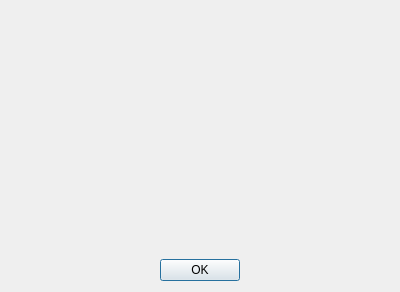
<?xml version="1.0" encoding="UTF-8"?>
<ui version="4.0">
 <class>keyerAbout</class>
 <widget class="QDialog" name="keyerAbout">
  <property name="geometry">
   <rect>
    <x>0</x>
    <y>0</y>
    <width>400</width>
    <height>292</height>
   </rect>
  </property>
  <property name="windowTitle">
   <string>Minos Voice Keyer</string>
  </property>
  <layout class="QVBoxLayout" name="verticalLayout">
   <item>
    <widget class="QLabel" name="AboutMemo">
     <property name="text">
      <string/>
     </property>
     <property name="alignment">
      <set>Qt::AlignCenter</set>
     </property>
    </widget>
   </item>
   <item>
    <layout class="QHBoxLayout" name="horizontalLayout">
     <item>
      <spacer name="horizontalSpacer">
       <property name="orientation">
        <enum>Qt::Horizontal</enum>
       </property>
       <property name="sizeHint" stdset="0">
        <size>
         <width>40</width>
         <height>20</height>
        </size>
       </property>
      </spacer>
     </item>
     <item>
      <widget class="QPushButton" name="pushButton">
       <property name="text">
        <string>OK</string>
       </property>
      </widget>
     </item>
     <item>
      <spacer name="horizontalSpacer_2">
       <property name="orientation">
        <enum>Qt::Horizontal</enum>
       </property>
       <property name="sizeHint" stdset="0">
        <size>
         <width>40</width>
         <height>20</height>
        </size>
       </property>
      </spacer>
     </item>
    </layout>
   </item>
  </layout>
 </widget>
 <resources/>
 <connections/>
</ui>
